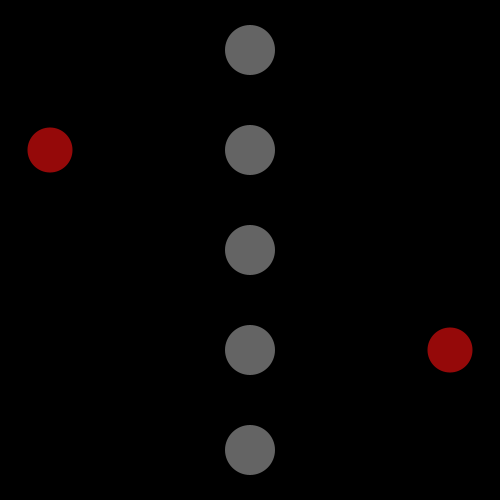
Frame 1 (no input)
Frame 60 (the mouse pressed at the canvas centre just before this capture): identical to frame 1, image omitted
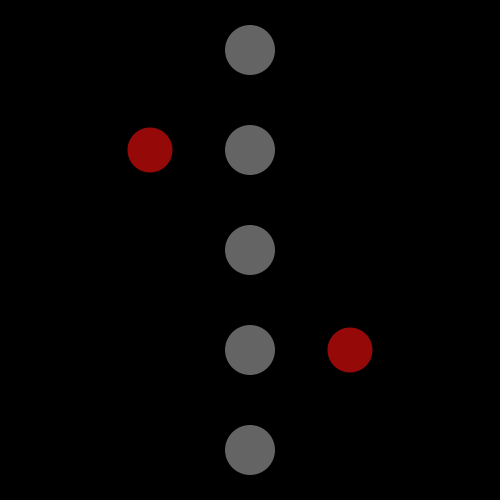
Frame 120 (the mouse held since frame 60 and released just before this capture)

The Processing sketch that drew these frames (run headless with seeded random() and noise(); from frame 60 on, the mouse is pressed at the canvas centre):

// Processing sketch: processing_119086
// ── processing_119086.pde

void setup()
{
  size(500,500);
}

void draw()
{
background(0);
noStroke();
fill(100);
ellipse(250,50,50,50);
ellipse(250,150,50,50);
ellipse(250,250,50,50);
ellipse(250,350,50,50);
ellipse(250,450,50,50);


translate(50,150);
  fill(149,9,9);
  ellipse(mouseX/2.5,0,45,45);



translate(400,200);
fill(149,9,9);
ellipse(-mouseX/2.5,0,45,45);
}
